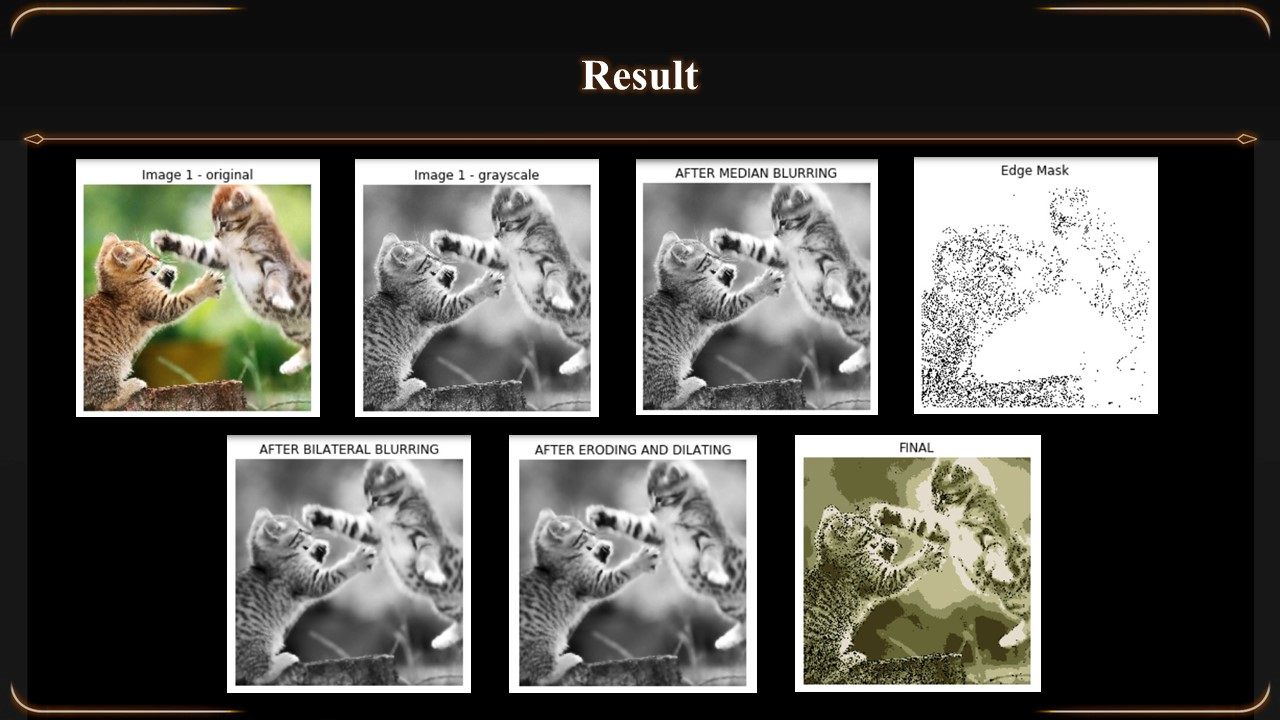
#> input picture ss.jpg, 1280 x 720 px
$ python 'Image Cartoonifier.py'
#> lines starting #> are read from the running program, lines starting #| are printed output that depends on the picture
#!/usr/bin/env python
# coding: utf-8

# In[1]:
import sys
import os
import cv2
import easygui
import numpy as np
import matplotlib.pyplot as plt
import imageio


# In[2]:

ImagePath=easygui.fileopenbox()
#> the answer given: ss.jpg
img1=cv2.imread(ImagePath)
#> img1 is the input picture: shape (720, 1280, 3); mean B, G, R 78.9, 83.6, 84.7
if img1 is None:
        print("Can not find any image. Choose appropriate file")
        sys.exit()
img1=cv2.cvtColor(img1,cv2.COLOR_BGR2RGB)


# In[3]:

img1g=cv2.cvtColor(img1,cv2.COLOR_RGB2GRAY)


# In[4]:

plt.imshow(img1)
plt.axis("off")
plt.title("Image 1 - original")
plt.show()

plt.imshow(img1g,cmap='gray')
plt.axis("off")
plt.title("Image 1 - grayscale")
plt.show()


# In[5]:


img1b=cv2.medianBlur(img1g,3)
plt.imshow(img1b,cmap='gray')
plt.axis("off")
plt.title("AFTER MEDIAN BLURRING")
plt.show()


# In[6]:

edges=cv2.adaptiveThreshold(img1b,255,cv2.ADAPTIVE_THRESH_MEAN_C,cv2.THRESH_BINARY,3,3)
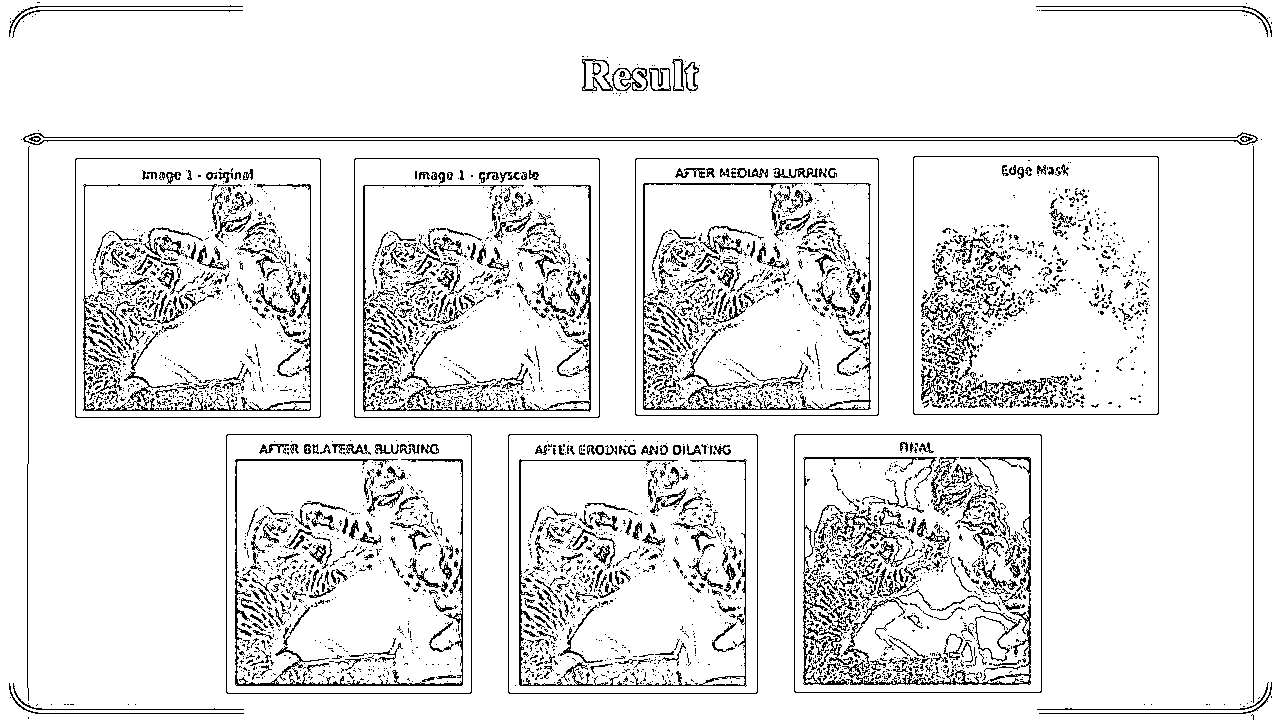
#> edges: shape (720, 1280); 90.9% white; black in thin lines or dots
plt.imshow(edges,cmap='gray')
plt.axis("off")
plt.title("Edge Mask")
plt.show()


# In[7]:


img1bb=cv2.bilateralFilter(img1b, 15, 75, 75)
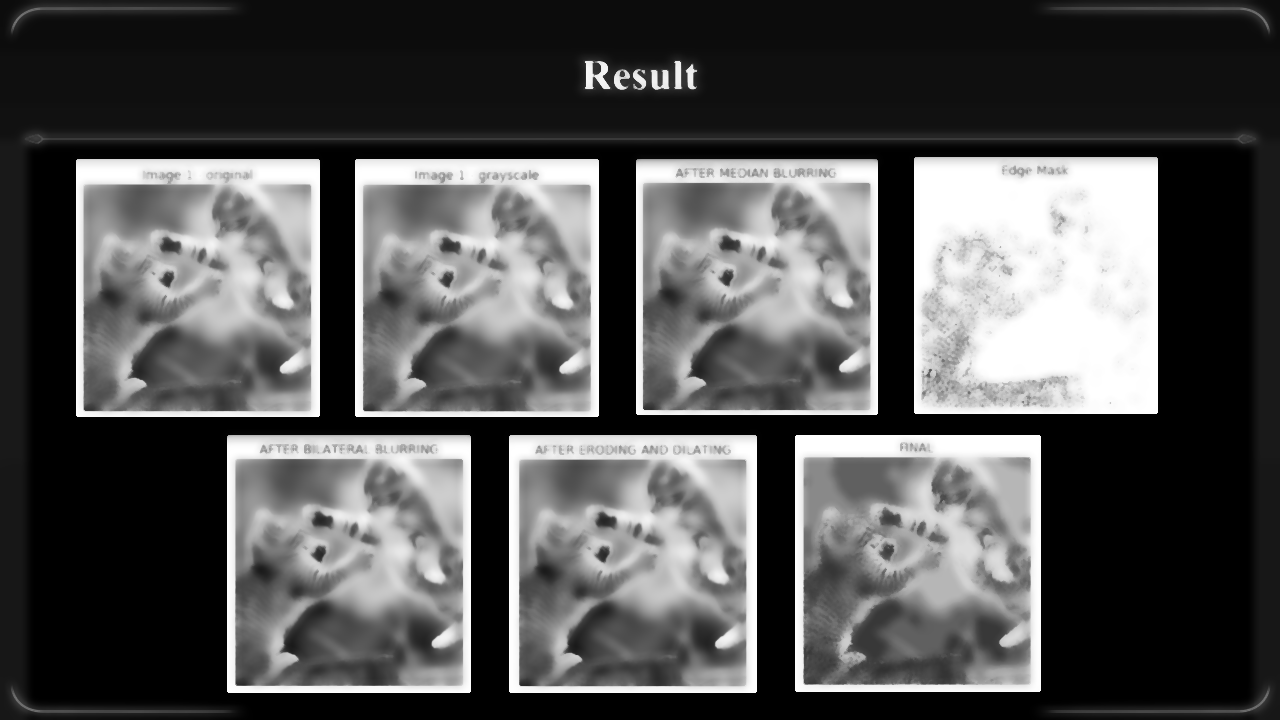
#> img1bb: shape (720, 1280); min 0, max 255, mean 83.9
plt.imshow(img1bb,cmap='gray')
plt.axis("off")
plt.title("AFTER BILATERAL BLURRING")
plt.show()


# In[8]:

kernel=np.ones((1,1),np.uint8)
img1e=cv2.erode(img1bb,kernel,iterations=3)
img1d=cv2.dilate(img1e,kernel,iterations=3)
plt.imshow(img1d,cmap='gray')
plt.axis("off")
plt.title("AFTER ERODING AND DILATING")
plt.show()


# In[9]:

imgf=np.float32(img1).reshape(-1,3)
criteria=(cv2.TERM_CRITERIA_EPS+cv2.TERM_CRITERIA_MAX_ITER,20,1.0)
compactness,label,center=cv2.kmeans(imgf,5,None,criteria,10,cv2.KMEANS_RANDOM_CENTERS)
#> compactness = 543206520.9; center = [[250.3, 250.1, 249.5], [192.4, 191.1, 180.9], [134.6, 133.5, 121], [82.79, 81.44, 66.91], [9.21, 8.1, 7.15]]
center=np.uint8(center)
#> center = [[250, 250, 249], [192, 191, 180], [134, 133, 120], [82, 81, 66], [9, 8, 7]]
final_img=center[label.flatten()]
final_img=final_img.reshape(img1.shape)
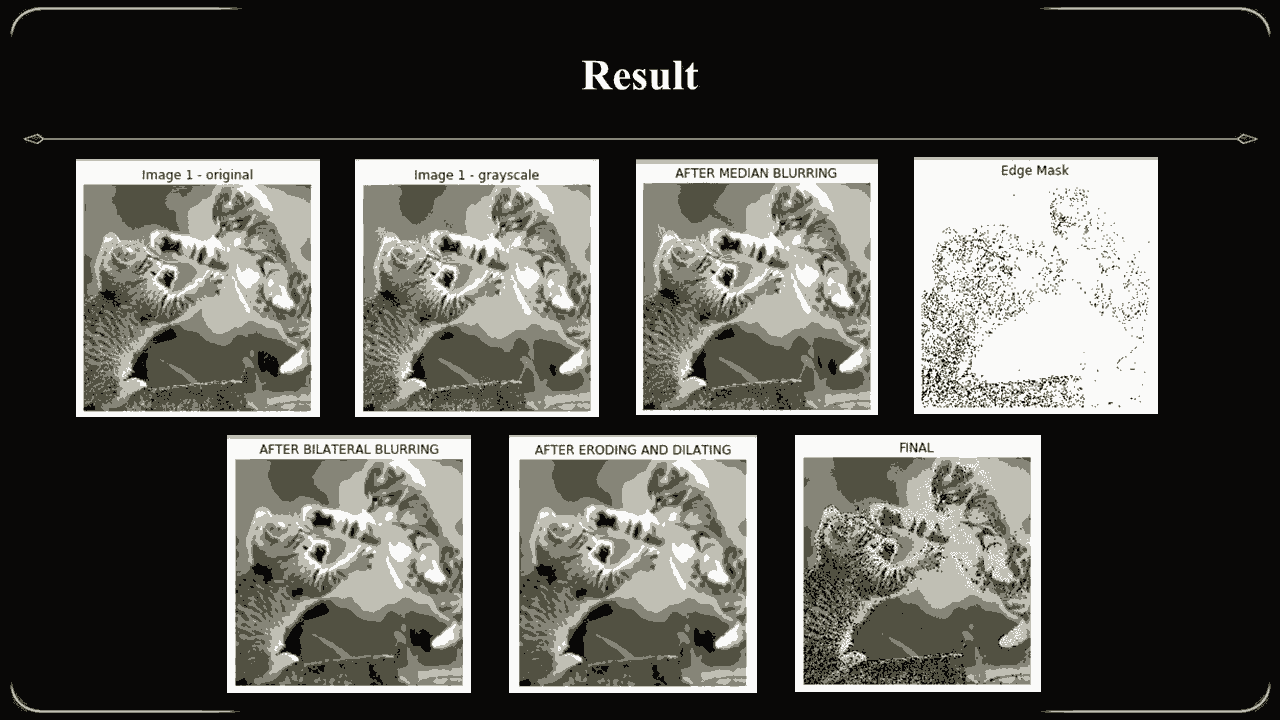
#> final_img: shape (720, 1280, 3); mean R, G, B 84.3, 83.5, 78.4


# In[10]:


final=cv2.bitwise_and(final_img,final_img,mask=edges)
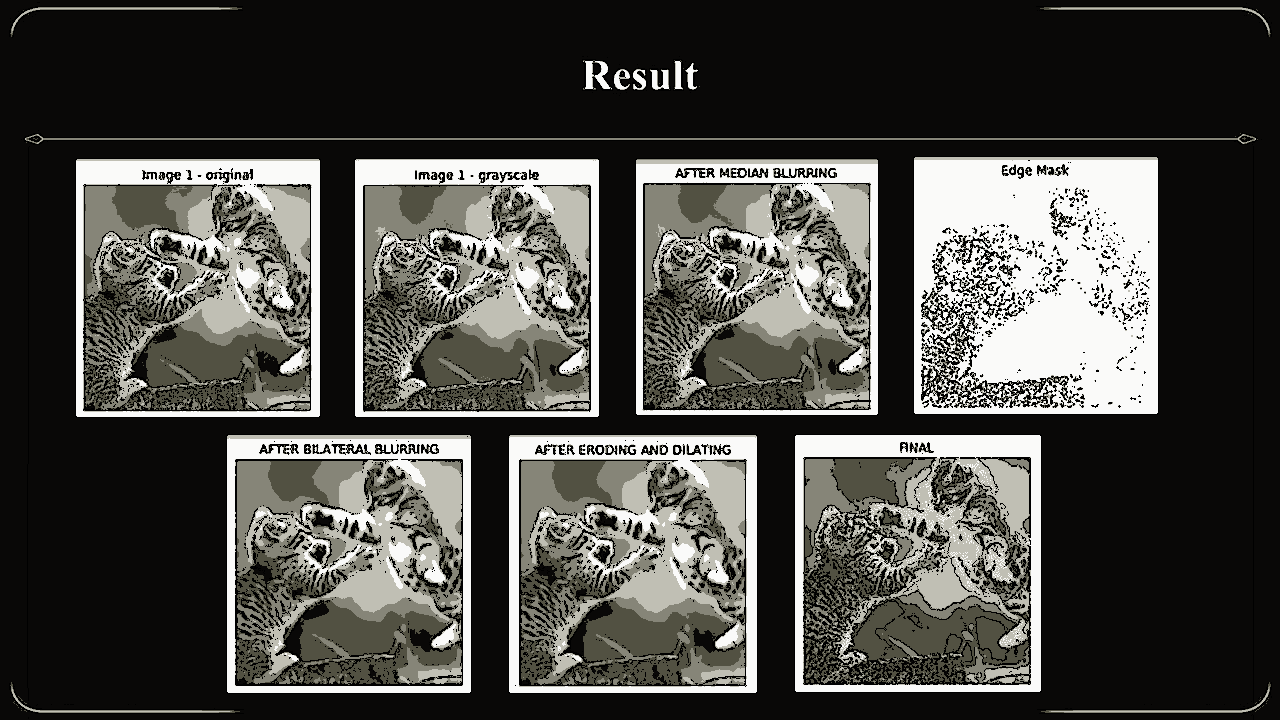
#> final: shape (720, 1280, 3); mean R, G, B 75.5, 74.8, 70.7
plt.imshow(final,cmap='gray')
plt.axis("off")
plt.title("FINAL")
plt.show()
